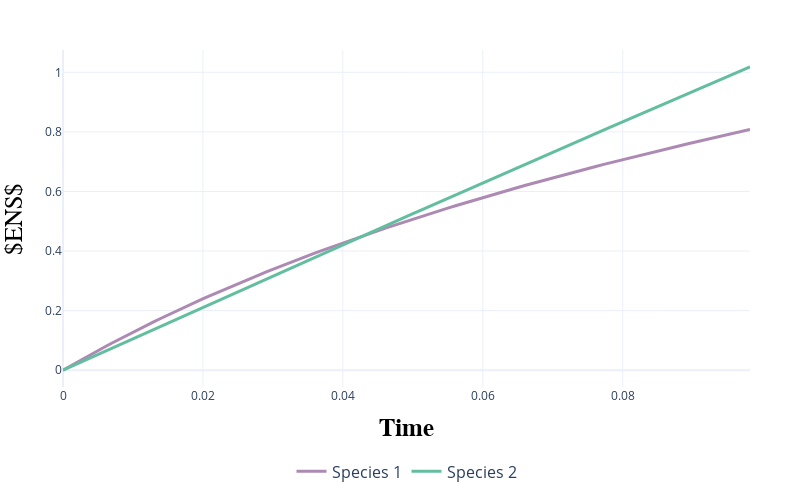

Here is the notebook cell this chart was saved with:
### Code cell
non_stationary_ENS_value0 = generate_non_stationary_ENS(Q1*0.2, test_nst_array3, np.linspace(0, 1, 99))
non_stationary_ENS_value1 = generate_non_stationary_ENS(Q2*0.2, test_nst_array3, np.linspace(0, 1, 99))
fig = go.Figure()

# Add Q3 line
fig.add_trace(go.Scatter(x=np.linspace(0, 1, 999), y=non_stationary_ENS_value0, mode='lines', name='Species 1', line=dict(color='#AC8AB3', width=3)))

# Add Q5 line
fig.add_trace(go.Scatter(x=np.linspace(0, 1, 999), y=non_stationary_ENS_value1, mode='lines', name='Species 2', line=dict(color='#62BE9F', width=3)))

# Update layout for better presentation
fig.update_layout(
    title=None,
    title_font=dict(size=20),  # Increase title size, make it bold
    xaxis_title='<b>Time</b>',
    xaxis= dict(
            title_font=dict(size=25, family='Latex', color='black'),
    ),
    yaxis_title=r'$ENS$',
    yaxis=dict(
            title_font=dict(size=25, family='Latex', color='black')
    ),
    legend=dict(
        title=None,
        font=dict(size=16),  # Adjust font size of legend
        x=0.5,               # Center the legend horizontally
        y=-0.2,              # Position the legend below the plot
        xanchor='center',
        yanchor='top',        # Anchor the legend to the top to ensure it's below the plot
        orientation='h'       # Horizontal orientation
    ),
    template='plotly_white',
    margin=dict(l=50, r=50, t=50, b=50), 
    height=500,
    width=800)


fig.show()
fig.write_image("/Users/gulugulu/repos/PuningAnalysis/results/figures/ENS_difference_two_nonstationary.pdf")

### Figure 1 — Plotly figure (JSON) as saved in the notebook; plotly's stock layout.template omitted (floating-point values rounded to 4 significant figures; data arrays with more than 128 entries replaced by an {"elided": "..."} marker saying what was removed)
{"data": [{"line": {"color": "#AC8AB3", "width": 3}, "mode": "lines", "name": "Species 1", "type": "scatter", "x": {"elided": "999 float values"}, "y": [0, 0.01356, 0.02693, 0.04013, 0.05314, 0.06599, 0.07866, 0.09116, 0.1035, 0.1157, 0.1277, 0.1396, 0.1513, 0.1628, 0.1743, 0.1855, 0.1967, 0.2077, 0.2185, 0.2292, 0.2398, 0.2503, 0.2606, 0.2709, 0.281, 0.2909, 0.3008, 0.3106, 0.3202, 0.3297, 0.3391, 0.3485, 0.3577, 0.3668, 0.3758, 0.3847, 0.3935, 0.4022, 0.4108, 0.4194, 0.4278, 0.4362, 0.4444, 0.4526, 0.4607, 0.4688, 0.4767, 0.4846, 0.4923, 0.5001, 0.5077, 0.5152, 0.5227, 0.5302, 0.5375, 0.5448, 0.552, 0.5592, 0.5662, 0.5733, 0.5802, 0.5871, 0.594, 0.6007, 0.6075, 0.6141, 0.6207, 0.6273, 0.6338, 0.6402, 0.6466, 0.653, 0.6593, 0.6655, 0.6717, 0.6779, 0.684, 0.69, 0.696, 0.702, 0.7079, 0.7138, 0.7196, 0.7254, 0.7312, 0.7369, 0.7426, 0.7482, 0.7538, 0.7594, 0.7649, 0.7704, 0.7759, 0.7813, 0.7867, 0.792, 0.7973, 0.8026, 0.8079]}, {"line": {"color": "#62BE9F", "width": 3}, "mode": "lines", "name": "Species 2", "type": "scatter", "x": {"elided": "999 float values"}, "y": [0, 0.01058, 0.02117, 0.03175, 0.04234, 0.05292, 0.06351, 0.0741, 0.08469, 0.09527, 0.1059, 0.1164, 0.127, 0.1376, 0.1482, 0.1588, 0.1693, 0.1799, 0.1905, 0.201, 0.2116, 0.2222, 0.2327, 0.2433, 0.2538, 0.2644, 0.2749, 0.2855, 0.296, 0.3065, 0.317, 0.3276, 0.3381, 0.3486, 0.3591, 0.3696, 0.3801, 0.3906, 0.401, 0.4115, 0.422, 0.4325, 0.4429, 0.4534, 0.4638, 0.4743, 0.4847, 0.4951, 0.5056, 0.516, 0.5264, 0.5368, 0.5472, 0.5576, 0.568, 0.5783, 0.5887, 0.5991, 0.6094, 0.6198, 0.6301, 0.6405, 0.6508, 0.6611, 0.6715, 0.6818, 0.6921, 0.7024, 0.7127, 0.723, 0.7333, 0.7435, 0.7538, 0.7641, 0.7743, 0.7846, 0.7948, 0.805, 0.8153, 0.8255, 0.8357, 0.8459, 0.8561, 0.8663, 0.8765, 0.8867, 0.8969, 0.907, 0.9172, 0.9274, 0.9375, 0.9477, 0.9578, 0.9679, 0.978, 0.9882, 0.9983, 1.008, 1.018]}], "layout": {"height": 500, "legend": {"font": {"size": 16}, "orientation": "h", "title": {}, "x": 0.5, "xanchor": "center", "y": -0.2, "yanchor": "top"}, "margin": {"b": 50, "l": 50, "r": 50, "t": 50}, "title": {"font": {"size": 20}}, "width": 800, "xaxis": {"title": {"font": {"color": "black", "family": "Latex", "size": 25}, "text": "<b>Time</b>"}}, "yaxis": {"title": {"font": {"color": "black", "family": "Latex", "size": 25}, "text": "$ENS$"}}}}
